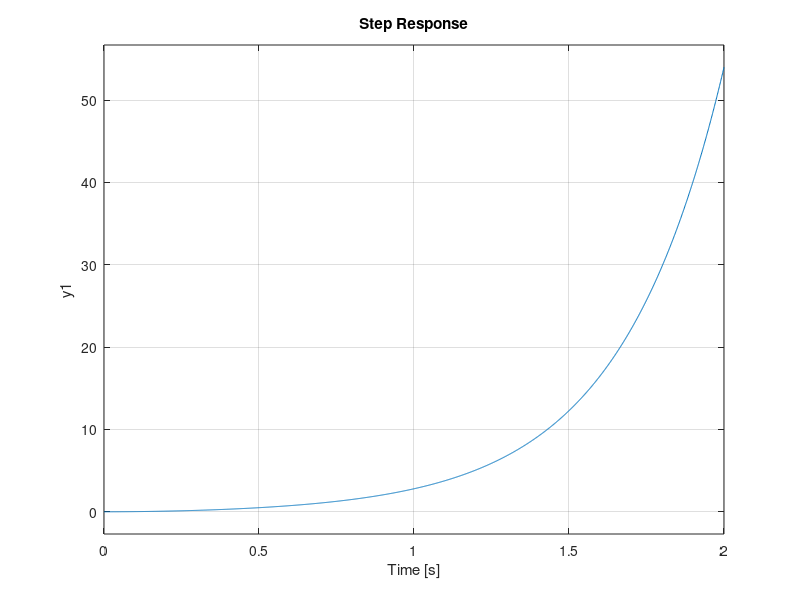

Reproduce this figure in MATLAB.
'EX1'
G1=4;
G2=tf(1,[1 1]);
G3=tf([1 0],[1 0 2]);
G4=tf(1,[1 0 0]);
H1=tf([1 2],[1 2 1]);
H2=9;
H3=tf([1 0 2],[1 0 0 14]);
G5=feedback(G2*G3,H1);
G6=feedback(G4,-H2);
G7=feedback(G5*G6,H3);
T=G1*G7
T=series(G1,G7)
L1=-G2*G3*H1;
L2=-G2*G3*G4*H3;
L3=G4*H2;
D=1-(L1+L2+L3)+L1*L3
D=minreal(D);
M1=G1;
D1=1-L3;
R2E1=minreal(M1*D1/D)
step(R2E1,0:1e-3:2)
'E2'
M1=G1*G2*G3;
D1=1;
R2E2=minreal(M1*D1/D)
step(R2E2,0:1e-3:2)
'EX2'
%G1=tf(1,[1 2 3]);
%G2=tf(9,[1 4]);
%G3=tf([1 8],[1 5 0]);
%H1=tf(3,[1 7]);
%H2=tf(1,[1 6]);
%G4=feedback(G2*G3,-H2);
%G5=feedback(G1*G4,H1/G3);
%T=feedback(G5,1)



